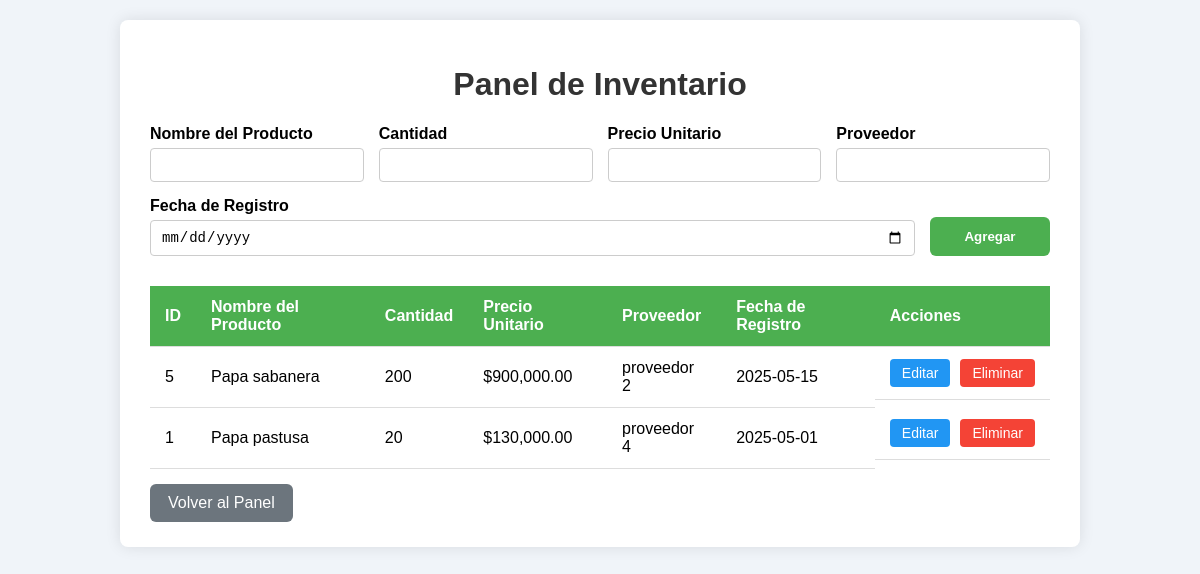
Screenshot of /inventario.php (signed in) with the database file from the repository.
### tables this page shows
CREATE TABLE `productos` (
  `id` int(11) NOT NULL,
  `nombre` varchar(255) NOT NULL,
  `cantidad` int(11) NOT NULL,
  `precio_unitario` decimal(10,2) NOT NULL,
  `proveedor` varchar(255) NOT NULL,
  `fecha_registro` date NOT NULL
);

### inventario.php (the view, shortened to what this page needs)
<?php
require_once 'db.php';
function decryptData($data) {
    $decrypted = openssl_decrypt(base64_decode($data), 'AES-256-CBC', ENCRYPTION_KEY, 0, ENCRYPTION_IV);
    return $decrypted === false ? '' : $decrypted;
}
$nombre = '';
$cantidad = '';
$precio_unitario = '';
$proveedor = '';
$fecha_registro = '';
$edit_mode = false;
$stmt = $pdo->query('SELECT * FROM productos ORDER BY nombre ASC');
$productosEncrypted = $stmt->fetchAll(PDO::FETCH_ASSOC);
$productos = [];
foreach ($productosEncrypted as $producto) {
    $producto['nombre'] = decryptData($producto['nombre']);
    $producto['proveedor'] = decryptData($producto['proveedor']);
    $productos[] = $producto;
}
?>
<!DOCTYPE html>
<html lang="es">
<head>
</head>
<body>
<div class="container">
    <h1>Panel de Inventario</h1>
    <form method="post" action="inventario.php">
        <div>
            <label for="nombre">Nombre del Producto</label>
            <input type="text" id="nombre" name="nombre" value="<?php echo htmlspecialchars($nombre); ?>" required>
        </div>
        <div>
            <label for="cantidad">Cantidad</label>
            <input type="number" id="cantidad" name="cantidad" min="0" value="<?php echo htmlspecialchars($cantidad); ?>" required>
        </div>
        <div>
            <label for="precio_unitario">Precio Unitario</label>
            <input type="text" id="precio_unitario" name="precio_unitario" pattern="^\d+(\.\d{1,2})?$" title="Número con hasta 2 decimales" value="<?php echo htmlspecialchars($precio_unitario); ?>" required>
        </div>
        <div>
            <label for="proveedor">Proveedor</label>
            <input type="text" id="proveedor" name="proveedor" value="<?php echo htmlspecialchars($proveedor); ?>" required>
        </div>
        <div>
            <label for="fecha_registro">Fecha de Registro</label>
            <input type="date" id="fecha_registro" name="fecha_registro" value="<?php echo htmlspecialchars($fecha_registro); ?>" required>
        </div>
        <div style="flex: 0 0 120px;">
            <button type="submit"><?php echo $edit_mode ? 'Actualizar' : 'Agregar'; ?></button>
        </div>
    </form>
    <table>
        <thead>
            <tr>
                <th>ID</th>
                <th>Nombre del Producto</th>
                <th>Cantidad</th>
                <th>Precio Unitario</th>
                <th>Proveedor</th>
                <th>Fecha de Registro</th>
                <th>Acciones</th>
            </tr>
        </thead>
        <tbody>
            <?php if (count($productos) === 0): ?>
            <tr>
                <td colspan="7" style="text-align: center; font-style: italic;">No hay productos en el inventario.</td>
            </tr>
            <?php else: ?>
                <?php foreach ($productos as $producto): ?>
                <tr>
                    <td><?php echo htmlspecialchars($producto['id']); ?></td>
                    <td><?php echo htmlspecialchars($producto['nombre']); ?></td>
                    <td><?php echo htmlspecialchars($producto['cantidad']); ?></td>
                    <td>$<?php echo number_format($producto['precio_unitario'], 2); ?></td>
                    <td><?php echo htmlspecialchars($producto['proveedor']); ?></td>
                    <td><?php echo htmlspecialchars($producto['fecha_registro']); ?></td>
                    <td class="actions">
                        <a href="inventario.php?edit_id=<?php echo urlencode($producto['id']); ?>" class="edit-btn">Editar</a>
                        <a href="inventario.php?delete_id=<?php echo urlencode($producto['id']); ?>" class="delete-btn" onclick="return confirm('¿Está seguro que desea eliminar este producto?');">Eliminar</a>
                    </td>
                </tr>
                <?php endforeach; ?>
            <?php endif; ?>
        </tbody>
    </table>
    <a href="dashboard.php" class="back-btn">Volver al Panel</a>
</div>
</body>
</html>

### inventario.php (style rules this page uses)
body { font-family: Arial, sans-serif; background-color: #f0f4f9; margin: 0; padding: 20px; }
h1 { color: #333; text-align: center; }
.container { max-width: 900px; margin: 0 auto; background: white; padding: 25px 30px; border-radius: 8px; box-shadow: 0 0 15px rgba(0,0,0,0.1); }
form { margin-bottom: 30px; display: flex; flex-wrap: wrap; gap: 15px; align-items: flex-end; }
form > div { flex: 1 1 150px; display: flex; flex-direction: column; }
label { margin-bottom: 5px; font-weight: bold; }
input[type="text"], input[type="number"], input[type="date"] { padding: 8px 10px; border: 1px solid #ccc; border-radius: 4px; font-size: 14px; }
button { background-color: #4CAF50; border: none; padding: 12px 20px; color: white; font-weight: bold; border-radius: 6px; cursor: pointer; transition: background-color 0.3s ease; }
table { width: 100%; border-collapse: collapse; text-align: left; }
th, td { padding: 12px 15px; border-bottom: 1px solid #ddd; }
th { background-color: #4CAF50; color: white; }
.actions { display: flex; gap: 10px; }
.actions a { text-decoration: none; padding: 6px 12px; border-radius: 4px; font-size: 14px; color: white; }
.edit-btn { background-color: #2196F3; }
.delete-btn { background-color: #f44336; }
.back-btn { margin-top: 15px; display: inline-block; text-decoration: none; background-color: #6c757d; color: white; padding: 10px 18px; border-radius: 6px; transition: background-color 0.3s ease; }

### rows the page displays
productos: id "5", nombre "Papa sabanera", cantidad "200", precio_unitario "900,000.00", proveedor "proveedor 2", fecha_registro "2025-05-15"
productos: id "1", nombre "Papa pastusa", cantidad "20", precio_unitario "130,000.00", proveedor "proveedor 4", fecha_registro "2025-05-01"
